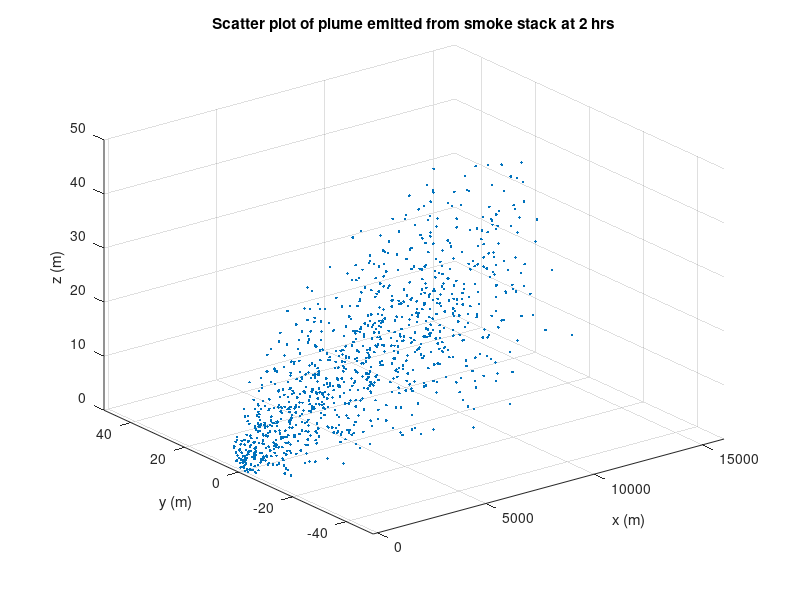
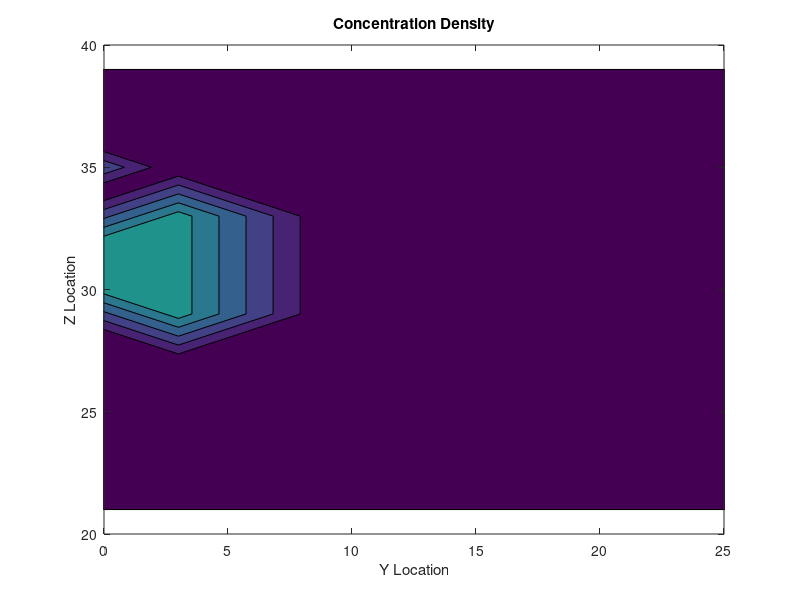

Write the MATLAB code that produced these figures, in order.
%Julie Harrow
%1.020 Problem Set5: Problem 3B 


% Simulation time
dt = 0.02; % time step (hours)
T = 100; % time steps
time = 0:dt:T*dt; %simulation time vector
%------------------------------------------

%------------------------------------------
% particles emitted over time step dt
emitted = 10;

% Dispersion coefficient
Dx = 40; % x dispersion coef (m2/hr)
Dy = 40; % y dispersion coef
Dz = 40; % z dispersion coef
dx = sqrt(2*Dx*dt);  % x displacement length scale (epsilon X)
dy = sqrt(2*Dy*dt);  % y displacement (epsilon Y)
dz = sqrt(2*Dz*dt);  % z displacement (epsilon Z)

% particle initialization
x = zeros(1,emitted*T); %Xn
y = zeros(1,emitted*T); %Yn
z = zeros(1,emitted*T); %Zn 

figure(1)
b = 0.1; % mean displacement to account for buoyancy

%Adding velocity
vx_0 = 4500; %m/hr
z_0 = 2; %m
vz = 0; %z mean velocity

for t=1:T
    
    % Velocity Vector in the x direction
    vx = vx_0 * ((z(1,1:t*emitted))/z_0).^0.15;
    
    % Random Variance; Omega
    omegaX = sqrt(3)*unifrnd(-1,1,1,t*emitted); 
    omegaY = sqrt(3)*unifrnd(-1,1,1,t*emitted);
    omegaZ = sqrt(3)*(b + unifrnd(-1,1,1,t*emitted));
    
    % Location Vectors
    x(1,1:t*emitted) = x(1,1:t*emitted) + vx*dt + dx*omegaX(1:t*emitted);
    y(1,1:t*emitted) = y(1,1:t*emitted) + dy*omegaY(1:t*emitted);
    z(1,1:t*emitted) = z(1,1:t*emitted) + dz*omegaZ(1:t*emitted);
    
    %Reflective boundary  
    z = abs(z);   
    
    % Create 3D scatter plot
    scatter3(x,y,z,'.'); 
    
    % Define axis limits
    xlim([-200 16000]);
    ylim([-50 50]);
    zlim([0 50]);
    title(['time=',num2str(t)])
    pause(0.1);
end
title('Scatter plot of plume emitted from smoke stack at 2 hrs')
xlabel('x (m)'),ylabel('y (m)'),zlabel('z (m)');

% Y and Z grid boundaries

zmin = 20;
zmax = 40;
ymin = -30;
ymax = 30;
gridy(1) = ymin;
gridz(1) = zmin;
ngrid =10;
delty = (ymax - ymin) / ngrid; %width of each cell
deltz = (zmax - zmin) / ngrid; %height of each cell

for i = 1:ngrid
    gridy(i+1) = gridy(i) + delty;
    gridz(i+1) = gridz(i) + deltz;
    ycontour(i) = (gridy(i) + gridy(i+1))/2; %middle y location of cell
    zcontour(i) = (gridz(i) + gridz(i+1))/2; %middle z location of cell
end

% particle counting in each grid
for iy = 1:ngrid
    for iz = 1:ngrid
        ccontour(iy,iz) = sum((y>=gridy(iy)) & (y<=gridy(iy)+1)&...
            (z>=gridz(iz)) & (z<=gridz(iz+1)) & ((x>=6000)&(x<=8000)));
    end
end

figure(2)
contourf(ycontour,zcontour,ccontour) %create contour plot
xlim([0,25])  %Setting border limits in x direction
ylim([20,40]) %Setting border limits in y direction
title('Concentration Density')
xlabel('Y Location')
ylabel('Z Location')
        
    
    